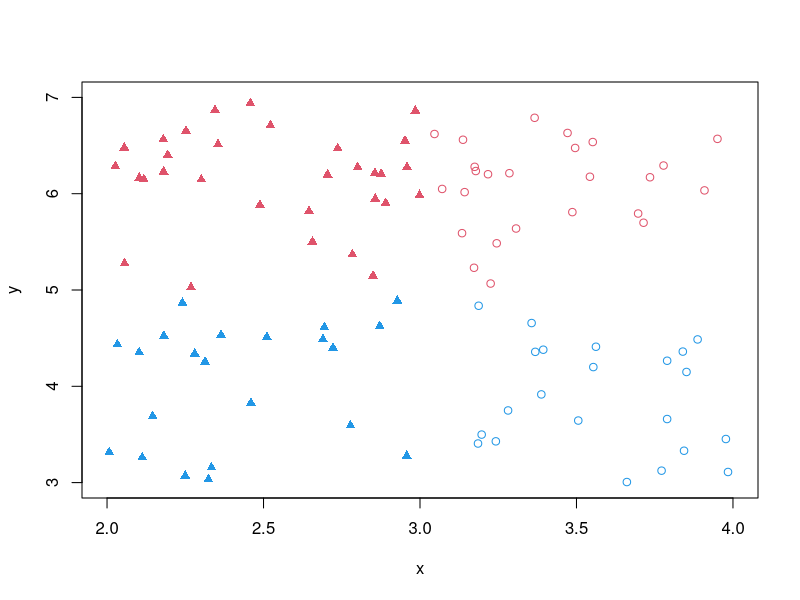

Recreate this plot in R.
# x <- runif(100)
# y <- runif(100)
# plot(x,y,xlim=c(0,1),ylim=c(0,1),col=ifelse(y>0.5,2,4),pch=ifelse(x>0.5,1,17))
# plot(x,y,xlim=c(0,1),ylim=c(0,1),col=ifelse(y>0.5,2,4),pch=ifelse(x>0.5,1,17))

x <- runif(100, min = 2, max = 4)
y <- runif(100, min = 3, max = 7)
plot(x,y,xlim=c(2,4),ylim=c(3,7),col=ifelse(y>5,2,4),pch=ifelse(x>3,1,17))
